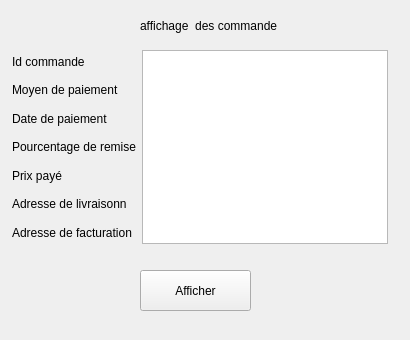
<?xml version="1.0" encoding="UTF-8"?>
<ui version="4.0">
 <class>commandeaffiClass</class>
 <widget class="QWidget" name="commandeaffiClass">
  <property name="geometry">
   <rect>
    <x>0</x>
    <y>0</y>
    <width>410</width>
    <height>340</height>
   </rect>
  </property>
  <property name="windowTitle">
   <string>Form</string>
  </property>
  <widget class="QLabel" name="label">
   <property name="geometry">
    <rect>
     <x>140</x>
     <y>10</y>
     <width>161</width>
     <height>31</height>
    </rect>
   </property>
   <property name="text">
    <string>affichage  des commande</string>
   </property>
  </widget>
  <widget class="QPushButton" name="BtCommandeAffi">
   <property name="geometry">
    <rect>
     <x>140</x>
     <y>270</y>
     <width>111</width>
     <height>41</height>
    </rect>
   </property>
   <property name="text">
    <string>Afficher</string>
   </property>
  </widget>
  <widget class="QWidget" name="">
   <property name="geometry">
    <rect>
     <x>12</x>
     <y>50</y>
     <width>376</width>
     <height>194</height>
    </rect>
   </property>
   <layout class="QHBoxLayout" name="horizontalLayout">
    <item>
     <layout class="QVBoxLayout" name="verticalLayout">
      <item>
       <widget class="QLabel" name="label_2">
        <property name="text">
         <string>Id commande</string>
        </property>
       </widget>
      </item>
      <item>
       <widget class="QLabel" name="label_3">
        <property name="text">
         <string>Moyen de paiement</string>
        </property>
       </widget>
      </item>
      <item>
       <widget class="QLabel" name="label_6">
        <property name="text">
         <string>Date de paiement</string>
        </property>
       </widget>
      </item>
      <item>
       <widget class="QLabel" name="label_5">
        <property name="text">
         <string>Pourcentage de remise</string>
        </property>
       </widget>
      </item>
      <item>
       <widget class="QLabel" name="label_4">
        <property name="text">
         <string>Prix payé</string>
        </property>
       </widget>
      </item>
      <item>
       <widget class="QLabel" name="label_7">
        <property name="text">
         <string>Adresse de livraisonn</string>
        </property>
       </widget>
      </item>
      <item>
       <widget class="QLabel" name="label_8">
        <property name="text">
         <string>Adresse de facturation</string>
        </property>
       </widget>
      </item>
     </layout>
    </item>
    <item>
     <widget class="QTableView" name="tableView">
      <property name="editTriggers">
       <set>QAbstractItemView::NoEditTriggers</set>
      </property>
     </widget>
    </item>
   </layout>
  </widget>
 </widget>
 <resources/>
 <connections/>
</ui>
